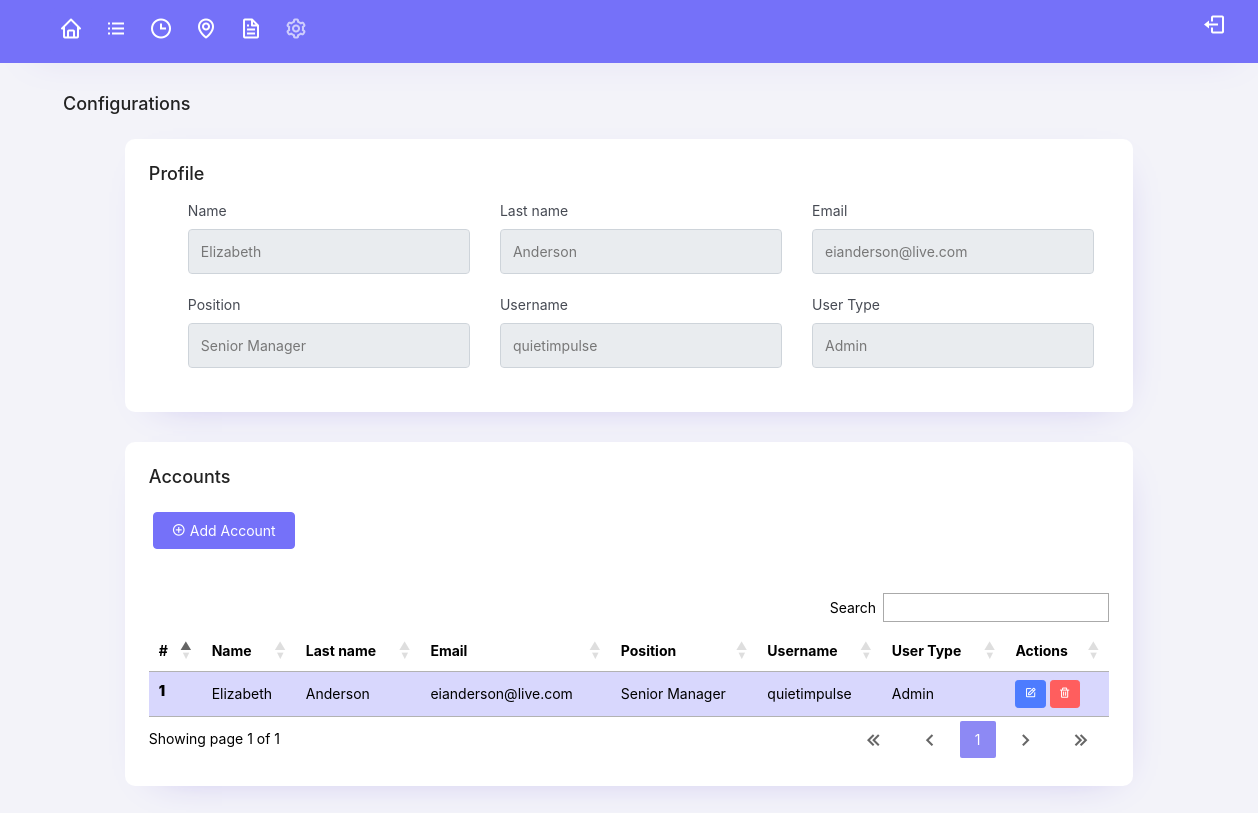
The app's page /configurations (signed in) with its own data.
### tables this page shows
CREATE TABLE `usuarios` (
  `id` int(255) NOT NULL,
  `userCodigo` varchar(255) NOT NULL,
  `userUsername` varchar(255) NOT NULL,
  `userPassword` varchar(255) NOT NULL,
  `userType` varchar(255) NOT NULL,
  `userName` varchar(255) NOT NULL,
  `userLastname` varchar(255) NOT NULL,
  `userCargo` varchar(255) NOT NULL,
  `userEmail` varchar(255) NOT NULL
);

### libraries/core/views.php (called while the page is built)
<?php
    class views {
        function getView($controller, $view) {
            $controller = get_class($controller);
            if($controller == "home") {
                $view = "views/" . $view . ".php";
            } else {
                $view = "views/" . $controller . "/" . $view . ".php";
            }
            require_once($view);
        }
    }
?>

### controllers/configurations.php (called while the page is built, shortened)
<?php
    class configurations extends controllers {
        public function configurations($params) {
            $this->views->getView($this, "configurations");
        }
    }
?>

### index.php (called while the page is built, shortened)
<?php
    require_once("libraries/core/load.php");
?>

### conexiones/funciones.php (called while the page is built, shortened)
<?php
    function connect() {
        $servername = "localhost";
        $dbname = "sistema-corpoelec";
        $username = "root";
        $password = "";
        $conn = new PDO("mysql:host=$servername;dbname=$dbname", $username, $password);
        $conn->setAttribute(PDO::ATTR_ERRMODE, PDO::ERRMODE_EXCEPTION);
        return $conn;
    }
?>

### views/configurations/configurations.php (the view, shortened to what this page needs)
<?php
  include "./conexiones/funciones.php";
?>
<!DOCTYPE html>
<html lang="en">
<head>
  <?php include "./modulos/links.php"; ?>
</head>
<body style="width: 100vw;">
  <?php
   include "./modulos/menu.php";
  ?>
  <div class="container-fluid mt-0 flex-grow-1 container-p-y ml-5 2-50">
    <h4 class="fw-bold mb-0">Configurations</h4>
  </div>
  <?php
        $codigo = $_SESSION['codigo'];
        $sql = connect()->prepare("SELECT * FROM usuarios WHERE userCodigo = '$codigo'");
        $sql->execute();
        $data = $sql->fetch(PDO::FETCH_OBJ);
  ?>
  <div class="container-fluid p-4">
    <div class="card col-10 mx-auto p-4">
      <div>
        <h4>Profile</h4>
        <div class="ml-4 mt-3 d-flex perfil-list">
          <div class="form-group perfil-item">
            <label class="text-dark">Name</label>
            <input readonly="" type="text" class="form-control input-default" placeholder="<?php echo $data->userName; ?>" >
          </div>
          <div class="form-group perfil-item">
            <label class="text-dark">Last name</label>
            <input readonly="" type="text" class="form-control input-default" placeholder="<?php echo $data->userLastname; ?>" >
          </div>
          <div class="form-group perfil-item">
            <label class="text-dark">Email</label>
            <input readonly="" type="text" class="form-control input-default" placeholder="<?php echo $data->userEmail; ?>" >
          </div>
          <div class="form-group perfil-item">
            <label class="text-dark">Position</label>
            <input readonly="" type="text" class="form-control input-default" placeholder="<?php echo $data->userCargo; ?>" >
          </div>
          <div class="form-group perfil-item">
            <label class="text-dark">Username</label>
            <input readonly="" type="text" class="form-control input-default" placeholder="<?php echo $data->userUsername; ?>" >
          </div>
          <div class="form-group perfil-item">
            <label class="text-dark">User Type</label>
            <input readonly="" type="text" class="form-control input-default" placeholder="<?php echo $data->userType; ?>" >
          </div>
        </div>
      </div>
    </div>
    <?php
        if($_SESSION['tipo'] == "Admin") {
        echo '
    <div class="card col-10 mx-auto p-4">
      <div class="">
        <h4>Accounts</h4>
        <div id="accordion-one" class="accordion">
          <div class="d-flex flex-row justify-content-space my-4">
            <button class="mb-0 btn btn-primary mx-1" data-toggle="collapse" data-target="#collapseOne" aria-expanded="true" aria-controls="collapseOne"><i class="bx bx-plus-circle text-white"></i> Add Account</button>
          </div>
              <form action="' . SERVERURL . 'conexiones/create.php?CAdd" autocomplete="off" enctype="multipart/form-data" method="POST" data-form="save" class="FormularioAjax">
              </form>
        </div>
        <div class="table-responsive">
          <table class="table table-striped table-hover" id="table">
            <thead>
              <tr>
                <th>#</th>
                <th>Name</th>
                <th>Last name</th>
                <th>Email</th>
                <th>Position</th>
                <th>Username</th>
                <th>User Type</th>
                <th>Actions</th>
              </tr>
            </thead>
            <tbody>';
                $result = connect()->query("SELECT * FROM usuarios");
                $num = 1;
                while ($rows = $result->fetch()) {
                  if($rows['userUsername'] == $_SESSION['usuario']) {
                    echo"<tr class='table-primary'>";
                  } else {
                    echo"<tr>";
                  };
                      echo "<th> <strong>" . $num++ . "</strong></th>
                        <td>" . $rows['userName'] . "</td>
                        <td>" . $rows['userLastname'] . "</td>
                        <td>" . $rows['userEmail'] . "</td>
                        <td>" . $rows['userCargo'] . "</td>
                        <td>" . $rows['userUsername'] . "</td>
                        <td>" . $rows['userType'] . "</td>
                        <td class='mt-0'>
                          <a class='btn btn-sm btn-info' href='update?account=" . $rows['userCodigo'] . "'>
                            <span class='tf-icons bx bx-edit text-white'></span>
                          </a>
                          <a class='btn btn-sm btn-danger' href='delete?account=" . $rows['userCodigo'] . "'>
                            <span class='tf-icons bx bx-trash text-white'></span>
                          </a>
                        </td>
                  </tr>";
                };
            echo '</tbody>
          </table>
        </div>';
        }
        ?>
      </div>
    </div>
  </div>
</body>
</html>

### assets/css/estilos.css (style rules this page uses)
* { font-family: "Public Sans", -apple-system, BlinkMacSystemFont, "Segoe UI", "Oxygen", "Ubuntu", "Cantarell", "Fira Sans", "Droid Sans", "Helvetica Neue", sans-serif;; }
.container-fluid { width: 100%; padding-right: 15px; padding-left: 15px; margin-right: auto; margin-left: auto; }

### assets/extras/datatables/datatables.css (style rules this page uses)
table.dataTable thead > tr > th.sorting, table.dataTable thead > tr > th.sorting_asc, table.dataTable thead > tr > th.sorting_desc, table.dataTable thead > tr > th.sorting_asc_disabled, table.dataTable thead > tr > th.sorting_desc_disabled, table.dataTable thead > tr > td.sorting, table.dataTable thead > tr > td.sorting_asc, table.dataTable thead > tr > td.sorting_desc, table.dataTable thead > tr > td.sorting_asc_disabled, table.dataTable thead > tr > td.sorting_desc_disabled { cursor: pointer; position: relative; padding-right: 26px; }
table.dataTable thead > tr > th.sorting:before, table.dataTable thead > tr > th.sorting:after, table.dataTable thead > tr > th.sorting_asc:before, table.dataTable thead > tr > th.sorting_asc:after, table.dataTable thead > tr > th.sorting_desc:before, table.dataTable thead > tr > th.sorting_desc:after, table.dataTable thead > tr > th.sorting_asc_disabled:before, table.dataTable thead > tr > th.sorting_asc_disabled:after, table.dataTable thead > tr > th.sorting_desc_disabled:before, table.dataTable thead > tr > th.sorting_desc_disabled:after, table.dataTable thead > tr > td.sorting:before, table.dataTable thead > tr > td.sorting:after, table.dataTable thead > tr > td.sorting_asc:before, table.dataTable thead > tr > td.sorting_asc:after, table.dataTable thead > tr > td.sorting_desc:before, table.dataTable thead > tr > td.sorting_desc:after, table.dataTable thead > tr > td.sorting_asc_disabled:before, table.dataTable thead > tr > td.sorting_asc_disabled:after, table.dataTable thead > tr > td.sorting_desc_disabled:before, table.dataTable thead > tr > td.sorting_desc_disabled:after { position: absolute; display: block; opacity: 0.125; right: 10px; line-height: 9px; font-size: 0.8em; }
table.dataTable thead > tr > th.sorting:before, table.dataTable thead > tr > th.sorting_asc:before, table.dataTable thead > tr > th.sorting_desc:before, table.dataTable thead > tr > th.sorting_asc_disabled:before, table.dataTable thead > tr > th.sorting_desc_disabled:before, table.dataTable thead > tr > td.sorting:before, table.dataTable thead > tr > td.sorting_asc:before, table.dataTable thead > tr > td.sorting_desc:before, table.dataTable thead > tr > td.sorting_asc_disabled:before, table.dataTable thead > tr > td.sorting_desc_disabled:before { bottom: 50%; content: "▲"; }
table.dataTable thead > tr > th.sorting:after, table.dataTable thead > tr > th.sorting_asc:after, table.dataTable thead > tr > th.sorting_desc:after, table.dataTable thead > tr > th.sorting_asc_disabled:after, table.dataTable thead > tr > th.sorting_desc_disabled:after, table.dataTable thead > tr > td.sorting:after, table.dataTable thead > tr > td.sorting_asc:after, table.dataTable thead > tr > td.sorting_desc:after, table.dataTable thead > tr > td.sorting_asc_disabled:after, table.dataTable thead > tr > td.sorting_desc_disabled:after { top: 50%; content: "▼"; }
table.dataTable thead > tr > th.sorting_asc:before, table.dataTable thead > tr > th.sorting_desc:after, table.dataTable thead > tr > td.sorting_asc:before, table.dataTable thead > tr > td.sorting_desc:after { opacity: 0.6; }
table.dataTable thead th, table.dataTable thead td, table.dataTable tfoot th, table.dataTable tfoot td { text-align: left; }
table.dataTable { width: 100%; margin: 0 auto; clear: both; border-collapse: separate; border-spacing: 0; }
table.dataTable thead th, table.dataTable tfoot th { font-weight: bold; }
table.dataTable thead th, table.dataTable thead td { padding: 10px; border-bottom: 1px solid rgba(0, 0, 0, 0.3); }
table.dataTable tbody tr { background-color: transparent; }
table.dataTable tbody th, table.dataTable tbody td { padding: 8px 10px; }
table.dataTable.no-footer { border-bottom: 1px solid rgba(0, 0, 0, 0.3); }
table.dataTable th, table.dataTable td { box-sizing: content-box; }

### views/configurations/configurations.php (style rules this page uses)
@media (min-width: 992px) { .perfil-list { flex-direction: row; flex-wrap: wrap; } }
@media (min-width: 992px) { .perfil-item { position: relative; width: 100%; min-height: 1px; padding-right: 15px; padding-left: 15px; flex: 0 0 33.33333%; max-width: 33.33333%; } }

### records on screen
usuarios: userName "Elizabeth", userLastname "Anderson", userEmail "eianderson@live.com", userCargo "Senior Manager", userUsername "quietimpulse", userType "Admin"
